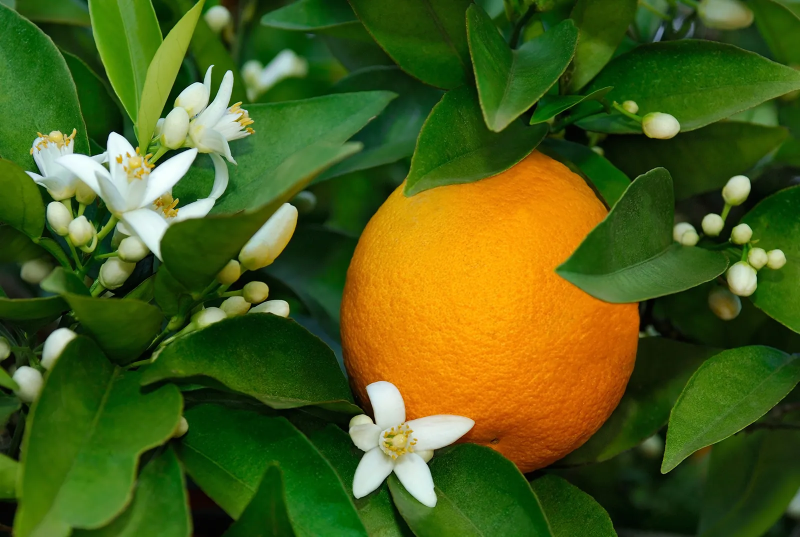
#> input picture notebooks/how_to/data/orange.jpg, 1600 x 1074 px (shown at 1/2 size)
$ jupyter execute --allow-errors convexity_new.ipynb   (shell and % lines are left out)
#> lines starting #> are read from the running program, lines starting #| are printed output that depends on the picture
[cell 1]
import numpy as np
from PIL import Image
import sys
import os

# Get the absolute path of the root directory where the `awesome` folder is located
root_path = os.path.abspath(os.path.join(os.getcwd(), "..", ".."))

# Add the root path to sys.path
sys.path.append(root_path)

# Verify the path is correct
print("Root Path Added to sys.path:", root_path)


from awesome.util.path_tools import get_project_root_path
from awesome.run.functions import plot_as_image, get_mpl_figure, plot_mask

from tqdm.auto import tqdm
from awesome.model.zoo import Zoo
#> (the rest of this cell did not finish here and is left out)

# Load images

[cell 2]
# img_dir="data/cocktail-tomatoes.jpg"
img_dir="data/orange.jpg"


def load_image(path: str, down_scale: int = 1) -> np.ndarray:
#> called with path = 'data/orange.jpg', down_scale = 2
    img_pil=Image.open(path)
#> img_pil is the input picture: PIL image 1600x1074 RGB; mean R, G, B 74.7, 93.3, 25.7
    width, height = img_pil.size
#> width = 1600; height = 1074
    newsize = (int(width/down_scale), int(height/down_scale))
#> newsize = (800, 537)
    img_pil = img_pil.resize(newsize)
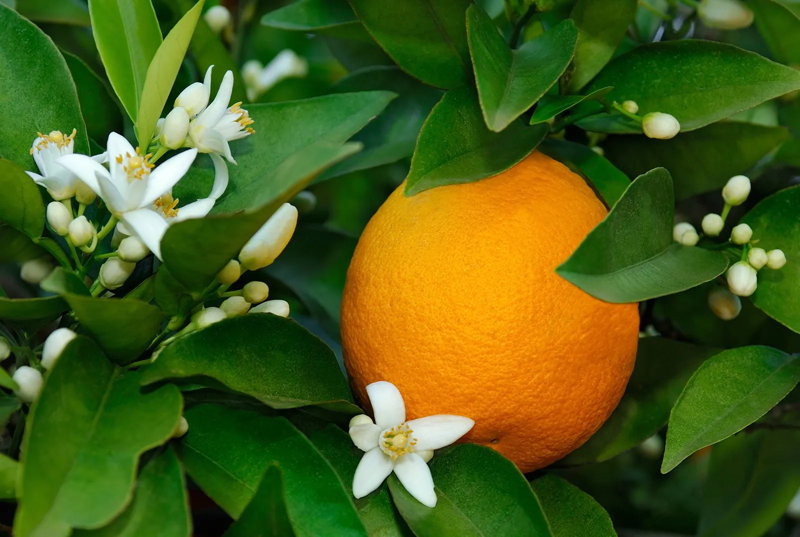
#> img_pil: PIL image 800x537 RGB; mean R, G, B 74.8, 93.3, 25.7

    img= np.array(img_pil, dtype='float')/255.0
    img = img[:,:,0:3]
    nx,ny,nc = img.shape
#> nx = 537; ny = 800; nc = 3
    return img

img = load_image(img_dir, down_scale=2)
#> (the rest of this cell did not finish here and is left out)

# Various ruff segmentation methods
## Sigmoid (original):
Takes the difference between the Red, Green, and Blue channels. Highlights regions where the red channel is significantly higher than the green and blue channels (which is common for objects like fruits).

## Modified sigmoid
The Modified Sigmoid method improves upon the original sigmoid by utilizing the HSV color space for better color-based segmentation.

## K-Means
K-Means Clustering is an unsupervised learning algorithm that groups pixels into clusters based on their similarity.

## Grabcut
GrabCut is a semi-automatic segmentation technique that extracts the foreground object from the background using a graph-based algorithm.

## Canny Edge Detection
Canny Edge Detection is a classical image processing technique used to detect edges by identifying areas of rapid intensity change.

[cell 3]
import matplotlib.pyplot as plt
from sklearn.cluster import KMeans
import numpy as np
import cv2
import torch

# List of all methods you want to apply
methods = ["sigmoid", "modified_sigmoid", "kmeans", "grabcut", "canny_edge","watershed"]

# Dictionary to store results for each method
results = {}

# Loop through all methods
#> (the rest of this cell did not finish here and is left out)

# Define prior covexity

[cell 4]
use_cuda = False
#> (the rest of this cell did not finish here and is left out)

# Train model with data.

[cell 5]
from awesome.measures.se import SE


#> (the rest of this cell did not finish here and is left out)

# Inference
With the trained model, infer  and get the segmentation of object.

[cell 6]
# Using Adamax as optimizer for the flow net was giving us slightly better results than Adam, but feel free to experiment.
from awesome.measures.se import SE
import matplotlib.pyplot as plt

optimizers = {
    "Adam": torch.optim.Adam,
    "AdamW": torch.optim.AdamW,
    "SGD": torch.optim.SGD,
    "RMSprop": torch.optim.RMSprop,
}


# parameter
lr = 2e-3
momentum=0.9
num_epochs = 200

loss_results = {}

fig, axs = plt.subplots(2, 2, figsize=(15, 12))
fig.suptitle("Segmentation Results for Different Optimizers", fontsize=20)

#> (the rest of this cell did not finish here and is left out)

# Plot Loss

[cell 7]
# Plotting loss curves for each optimizer
plt.figure(figsize=(15, 8))
for name, loss in loss_results.items():
    plt.plot(loss, label=name)

plt.title("Loss Curves for Different Optimizers")
plt.xlabel("Epochs")
plt.ylabel("Loss")
plt.legend()
plt.grid(True)
plt.show()


$ run again, with notebooks/how_to/data/fruits.jpg copied over notebooks/how_to/data/orange.jpg
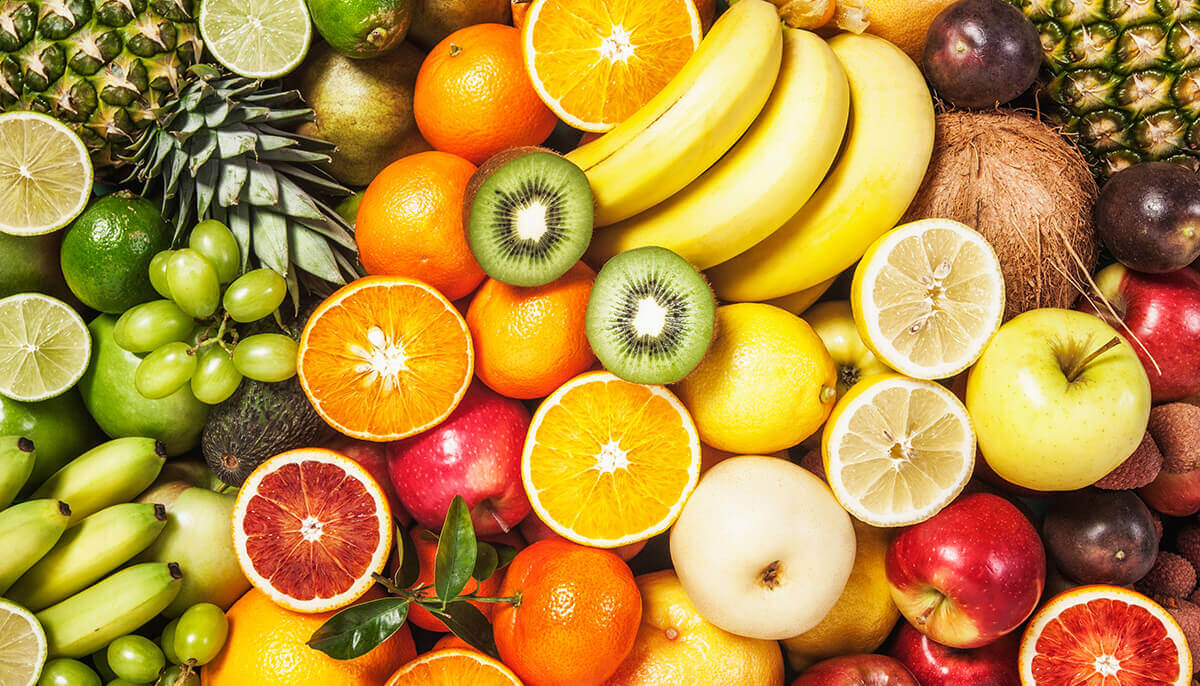
#> input picture notebooks/how_to/data/fruits.jpg, 1200 x 686 px
#> in load_image, img_pil is the input picture: PIL image 1200x686 RGB; mean R, G, B 181.8, 140, 61.9
#> in load_image, `img_pil = img_pil.resize(newsize)`:
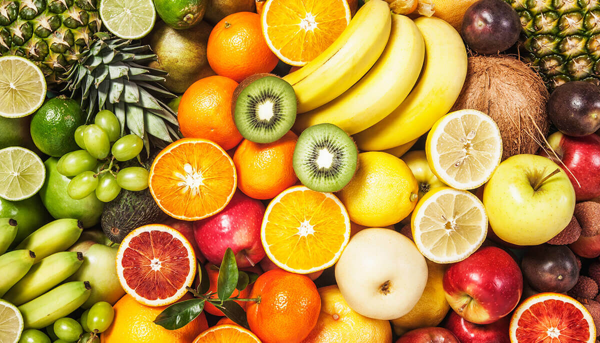
#> img_pil: PIL image 600x343 RGB; mean R, G, B 181.8, 140, 61.9

$ run again, with notebooks/how_to/data/scribble.jpg copied over notebooks/how_to/data/orange.jpg
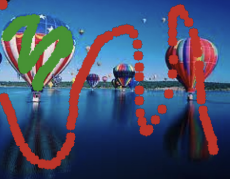
#> input picture notebooks/how_to/data/scribble.jpg, 230 x 179 px
#> in load_image, img_pil is the input picture: PIL image 230x179 RGBA; mean R, G, B, A 69.3, 80, 107.3, 255
#> in load_image, `img_pil = img_pil.resize(newsize)`:
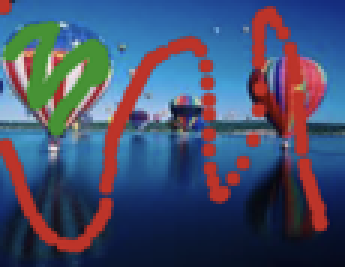
#> img_pil: PIL image 115x89 RGBA (shown 3 times larger); mean R, G, B, A 69.3, 80, 107.3, 255
